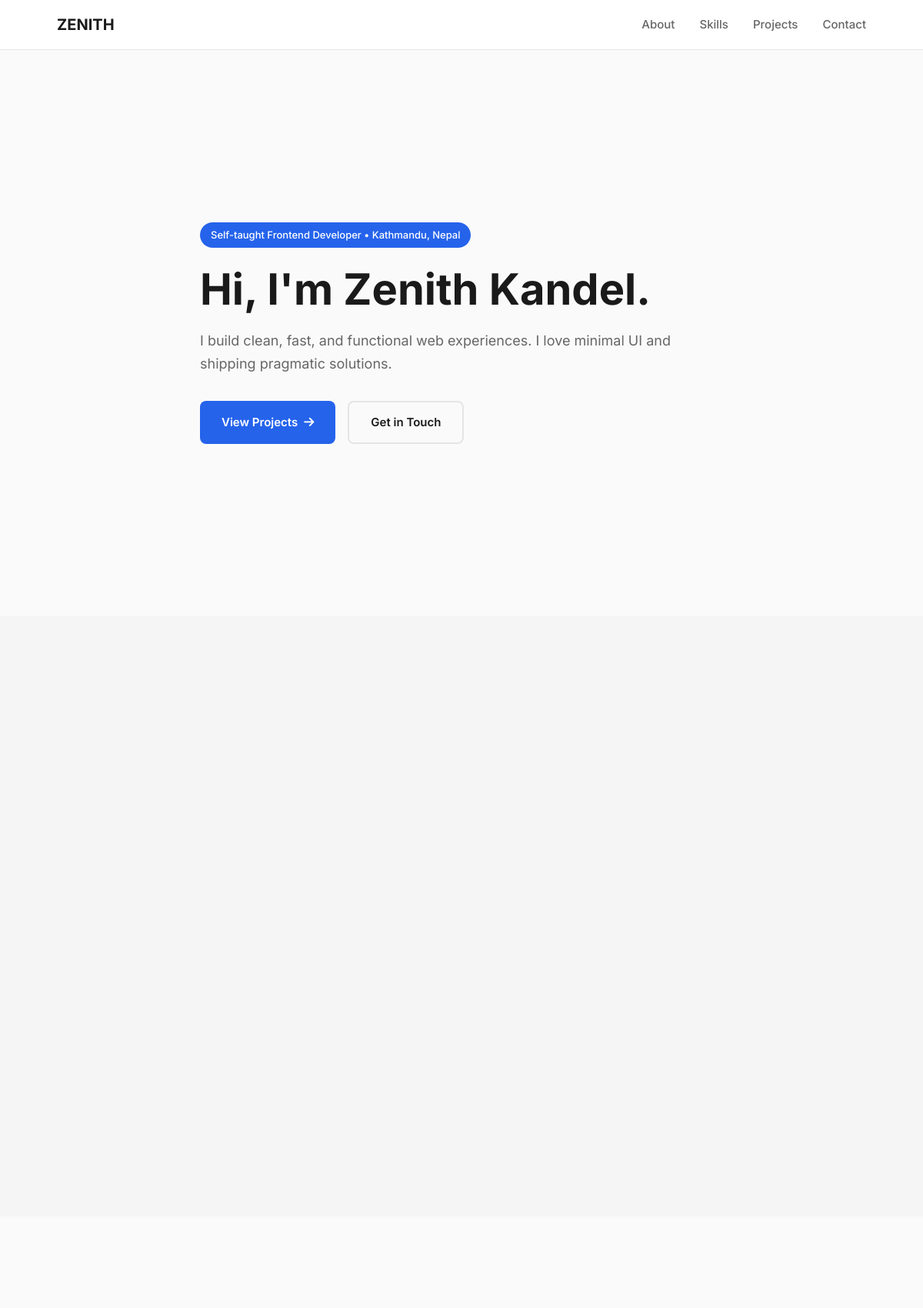
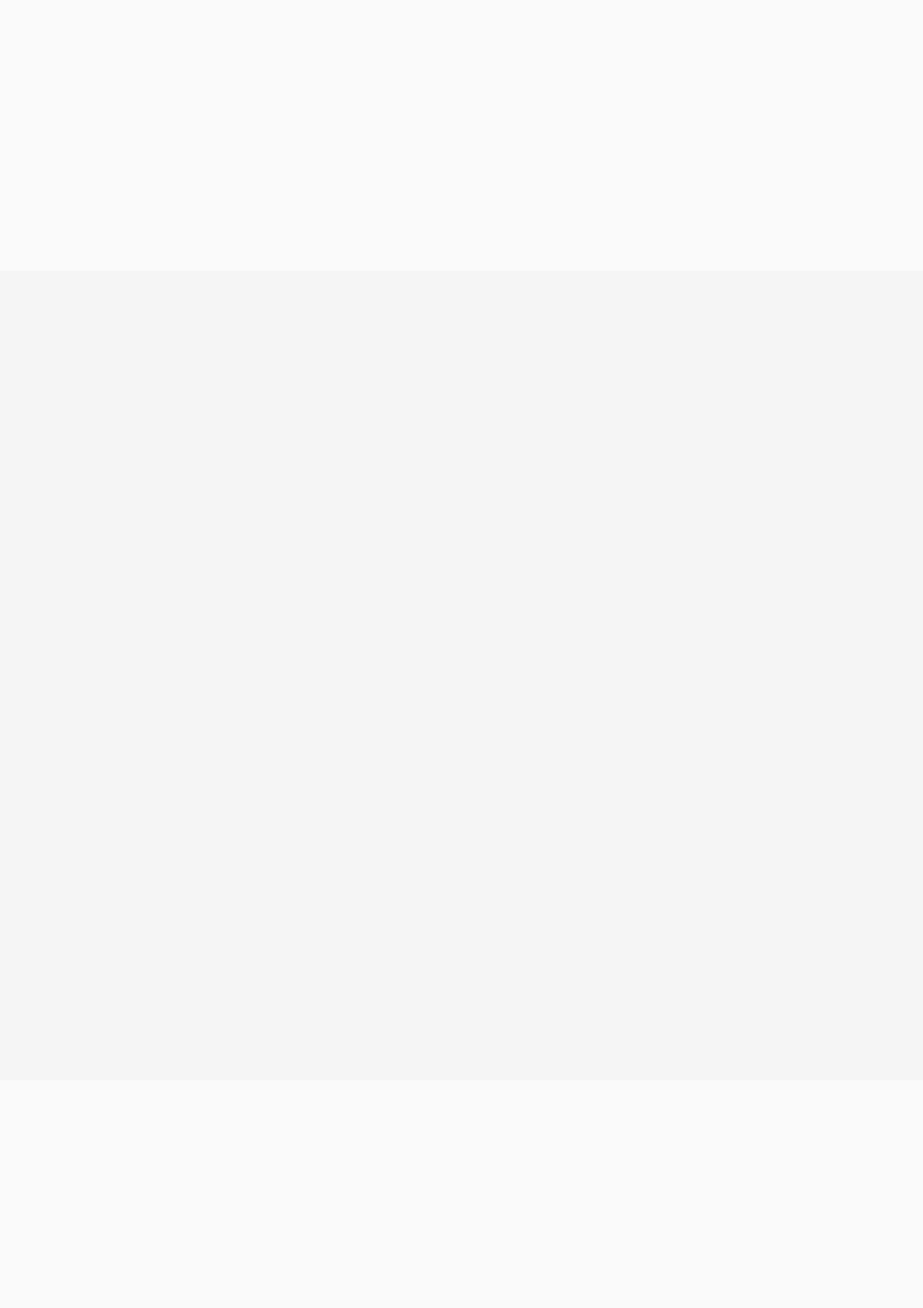
/index_old.php (upper part), run on the app's committed database (2 pictures, top to bottom).
### tables this page shows
CREATE TABLE `settings` (
  `id` int(11) NOT NULL DEFAULT 1,
  `site_title` varchar(255) DEFAULT 'Zenith Kandel — Portfolio',
  `site_description` text DEFAULT NULL,
  `hero_tagline` varchar(255) DEFAULT NULL,
  `hero_title` varchar(255) DEFAULT NULL,
  `hero_subtitle` text DEFAULT NULL,
  `about_text` text DEFAULT NULL,
  `about_text_2` text DEFAULT NULL,
  `photo_url` varchar(255) DEFAULT 'me.jpg',
  `email` varchar(255) DEFAULT NULL,
  `phone` varchar(50) DEFAULT NULL,
  `github_url` varchar(255) DEFAULT NULL,
  `linkedin_url` varchar(255) DEFAULT NULL,
  `instagram_url` varchar(255) DEFAULT NULL,
  `facebook_url` varchar(255) DEFAULT NULL,
  `whatsapp` varchar(50) DEFAULT NULL,
  `admin_password` varchar(255) DEFAULT NULL,
  `created_at` timestamp NOT NULL DEFAULT current_timestamp(),
  `updated_at` timestamp NOT NULL DEFAULT current_timestamp() ON UPDATE current_timestamp()
);

### includes/config.php (called while the page is built, shortened)
<?php
function getSettings($pdo)
{
    $stmt = $pdo->query("SELECT * FROM settings WHERE id = 1");
    return $stmt->fetch() ?: [];
}
function e($string)
{
    return htmlspecialchars($string ?? '', ENT_QUOTES, 'UTF-8');
}

### index_old.php (the view, shortened to what this page needs)
<?php
require_once 'includes/config.php';
$settings = getSettings($pdo);
?>
<!DOCTYPE html>
<html lang="en">
<head>
  <link rel="stylesheet" href="https://cdnjs.cloudflare.com/ajax/libs/font-awesome/6.5.0/css/all.min.css">
</head>
<body>
  <header>
    <div class="container">
      <nav class="nav">
        <a href="#" class="logo">ZENITH</a>
        <ul class="nav-links">
          <li><a href="#about">About</a></li>
          <li><a href="#skills">Skills</a></li>
          <li><a href="#projects">Projects</a></li>
          <li><a href="#contact">Contact</a></li>
        </ul>
      </nav>
    </div>
  </header>
  <main>
    <section class="hero">
      <div class="container">
        <div class="hero-content">
          <span class="hero-tag"><?= e($settings['hero_tagline'] ?? 'Frontend Developer') ?></span>
          <h1><?= e($settings['hero_title'] ?? 'Hi, I\'m Zenith Kandel.') ?></h1>
          <p><?= e($settings['hero_subtitle'] ?? 'I build clean, fast, and functional web experiences.') ?></p>
          <div class="hero-buttons">
            <a href="#projects" class="btn btn-primary">
              View Projects
              <i class="fas fa-arrow-right"></i>
            </a>
            <a href="#contact" class="btn btn-secondary">Get in Touch</a>
          </div>
        </div>
      </div>
    </section>
    <section id="about">
      <div class="container">
        <div class="about-grid">
        </div>
      </div>
    </section>
    <section id="skills">
      <div class="container">
        <div class="skills-grid">
        </div>
      </div>
    </section>
    <section id="projects">
      <div class="container">
        <div class="projects-grid">
        </div>
      </div>
    </section>
    <section id="contact">
      <div class="container">
        <div class="contact-grid">
        </div>
      </div>
    </section>
  </main>
</body>
</html>

### index_old.php (style rules this page uses)
*, *::before, *::after { box-sizing: border-box; margin: 0; padding: 0; }
:root { --bg: #fafafa; --text: #1a1a1a; --text-muted: #666; --border: #e5e5e5; --accent: #2563eb; --accent-hover: #1d4ed8; --card-bg: #fff; --section-bg: #f5f5f5; --max-width: 1100px; }
html { scroll-behavior: smooth; }
body { font-family: 'Inter', -apple-system, BlinkMacSystemFont, sans-serif; background: var(--bg); color: var(--text); line-height: 1.6; font-size: 16px; }
.container { max-width: var(--max-width); margin: 0 auto; padding: 0 24px; }
section { padding: 80px 0; }
section:nth-child(even) { background: var(--section-bg); }
header { position: sticky; top: 0; z-index: 100; background: rgba(255, 255, 255, 0.95); backdrop-filter: blur(10px); border-bottom: 1px solid var(--border); }
.nav { display: flex; align-items: center; justify-content: space-between; height: 64px; }
.logo { font-weight: 700; font-size: 20px; color: var(--text); text-decoration: none; }
.nav-links { display: flex; gap: 32px; list-style: none; }
.nav-links a { color: var(--text-muted); text-decoration: none; font-size: 15px; font-weight: 500; transition: color 0.2s; }
.hero { min-height: calc(100vh - 64px); display: flex; align-items: center; padding: 60px 0; }
.hero-content { max-width: 680px; }
.hero-tag { display: inline-block; background: var(--accent); color: white; padding: 6px 14px; border-radius: 20px; font-size: 13px; font-weight: 500; margin-bottom: 24px; }
.hero h1 { font-size: clamp(36px, 5vw, 56px); font-weight: 700; line-height: 1.1; margin-bottom: 20px; }
.hero p { color: var(--text-muted); font-size: 18px; line-height: 1.7; margin-bottom: 32px; }
.hero-buttons { display: flex; gap: 16px; flex-wrap: wrap; }
.btn { display: inline-flex; align-items: center; gap: 8px; padding: 14px 28px; font-size: 15px; font-weight: 600; border-radius: 8px; text-decoration: none; transition: all 0.2s; cursor: pointer; border: none; }
.btn-primary { background: var(--accent); color: white; }
.btn-secondary { background: transparent; color: var(--text); border: 2px solid var(--border); }
.about-grid { display: grid; grid-template-columns: 1fr 280px; gap: 48px; align-items: start; }
.skills-grid { display: grid; grid-template-columns: repeat(auto-fill, minmax(180px, 1fr)); gap: 16px; }
.projects-grid { display: grid; grid-template-columns: repeat(auto-fill, minmax(320px, 1fr)); gap: 24px; }
.contact-grid { display: grid; grid-template-columns: 1fr 1fr; gap: 48px; }

### data on the page
settings: hero_tagline "Self-taught Frontend Developer • Kathmandu, Nepal", hero_title "Hi, I'm Zenith Kandel.", hero_subtitle "I build clean, fast, and functional web experiences. I love minimal UI and shipping pragmatic solutions."
